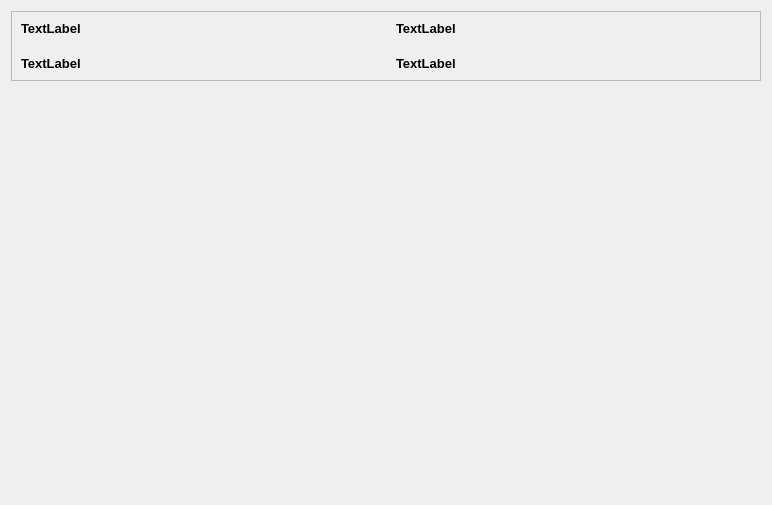
<?xml version="1.0" encoding="UTF-8"?>
<ui version="4.0">
 <class>WizardPage</class>
 <widget class="QWizardPage" name="WizardPage">
  <property name="geometry">
   <rect>
    <x>0</x>
    <y>0</y>
    <width>772</width>
    <height>505</height>
   </rect>
  </property>
  <property name="windowTitle">
   <string>WizardPage</string>
  </property>
  <property name="title">
   <string>Zusammenfassung</string>
  </property>
  <property name="subTitle">
   <string>Alles Richtig ?</string>
  </property>
  <layout class="QVBoxLayout" name="verticalLayout_3">
   <property name="spacing">
    <number>20</number>
   </property>
   <item>
    <widget class="QFrame" name="frame">
     <property name="frameShape">
      <enum>QFrame::StyledPanel</enum>
     </property>
     <property name="frameShadow">
      <enum>QFrame::Raised</enum>
     </property>
     <layout class="QVBoxLayout" name="verticalLayout_2">
      <property name="spacing">
       <number>20</number>
      </property>
      <item>
       <layout class="QHBoxLayout" name="horizontalLayout_2">
        <item>
         <widget class="QLabel" name="label_kunde">
          <property name="font">
           <font>
            <pointsize>10</pointsize>
            <weight>75</weight>
            <bold>true</bold>
           </font>
          </property>
          <property name="frameShape">
           <enum>QFrame::NoFrame</enum>
          </property>
          <property name="text">
           <string>TextLabel</string>
          </property>
          <property name="alignment">
           <set>Qt::AlignLeading|Qt::AlignLeft|Qt::AlignVCenter</set>
          </property>
          <property name="buddy">
           <cstring></cstring>
          </property>
         </widget>
        </item>
        <item>
         <widget class="QLabel" name="label_projekt">
          <property name="font">
           <font>
            <pointsize>10</pointsize>
            <weight>75</weight>
            <bold>true</bold>
           </font>
          </property>
          <property name="frameShape">
           <enum>QFrame::NoFrame</enum>
          </property>
          <property name="text">
           <string>TextLabel</string>
          </property>
          <property name="alignment">
           <set>Qt::AlignLeading|Qt::AlignLeft|Qt::AlignVCenter</set>
          </property>
          <property name="buddy">
           <cstring></cstring>
          </property>
         </widget>
        </item>
       </layout>
      </item>
      <item>
       <layout class="QHBoxLayout" name="horizontalLayout">
        <item>
         <widget class="QLabel" name="label_datum">
          <property name="font">
           <font>
            <pointsize>10</pointsize>
            <weight>75</weight>
            <bold>true</bold>
           </font>
          </property>
          <property name="text">
           <string>TextLabel</string>
          </property>
          <property name="alignment">
           <set>Qt::AlignLeading|Qt::AlignLeft|Qt::AlignVCenter</set>
          </property>
         </widget>
        </item>
        <item>
         <widget class="QLabel" name="label_anzahlpos">
          <property name="font">
           <font>
            <pointsize>10</pointsize>
            <weight>75</weight>
            <bold>true</bold>
           </font>
          </property>
          <property name="text">
           <string>TextLabel</string>
          </property>
          <property name="alignment">
           <set>Qt::AlignLeading|Qt::AlignLeft|Qt::AlignVCenter</set>
          </property>
         </widget>
        </item>
       </layout>
      </item>
     </layout>
    </widget>
   </item>
   <item>
    <widget class="QScrollArea" name="scrollArea">
     <property name="frameShape">
      <enum>QFrame::NoFrame</enum>
     </property>
     <property name="widgetResizable">
      <bool>true</bool>
     </property>
     <widget class="QWidget" name="scrollAreaWidgetContents">
      <property name="geometry">
       <rect>
        <x>0</x>
        <y>0</y>
        <width>754</width>
        <height>391</height>
       </rect>
      </property>
      <layout class="QVBoxLayout" name="verticalLayout_4"/>
     </widget>
    </widget>
   </item>
  </layout>
 </widget>
 <resources/>
 <connections/>
</ui>
